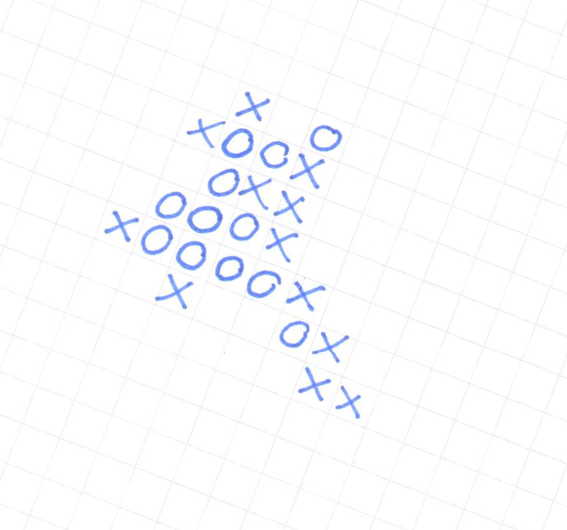
%> input picture input/img19.png, 567 x 530 px
$ octave main2.m   (GNU Octave 9; MATLAB toolbox functions it lacks are replaced by stand-ins)
%> lines starting %> are read from the running program, lines starting %| are printed output that depends on the picture; in (x1, y1, x2, y2) boxes, pixels count from 0 and x2, y2 are one past the last pixel; in counts of white or black regions, pixels touching at a corner belong together; the program's own positions count from 1
### findLongestLine.m
function [lineLength,lineStart, lineEnd] = findLongestLine(coords)
    % Ordena los puntos según las coordenadas x e y
    sortedByX = sortrows(coords, 1);
    sortedByY = sortrows(coords, 2);

    maxDist = 40; % Distancia máxima entre puntos consecutivos
    longestStreak = 1;
    currentStreak = 1;
    lineStart = [];
    lineEnd = [];

    for i = 2:size(sortedByX, 1)
        if abs(sortedByX(i, 1) - sortedByX(i-1, 1)) < maxDist && abs(sortedByX(i, 2) - sortedByX(i-1, 2)) < maxDist
            currentStreak = currentStreak + 1;
            if currentStreak > longestStreak
                longestStreak = currentStreak;
                lineStart = sortedByX(i-currentStreak+1, :);
                lineEnd = sortedByX(i, :);
            end
        else
            currentStreak = 1;
        end
    end

    currentStreak = 1;
    for i = 2:size(sortedByY, 1)
        if abs(sortedByY(i, 2) - sortedByY(i-1, 2)) < maxDist && abs(sortedByY(i, 1) - sortedByY(i-1, 1)) < maxDist
            currentStreak = currentStreak + 1;
            if currentStreak > longestStreak
                longestStreak = currentStreak;
                lineStart = sortedByY(i-currentStreak+1, :);
                lineEnd = sortedByY(i, :);
            end
        else
            currentStreak = 1;
        end
    end

    % Dibuja la línea más larga
    line([lineStart(1), lineEnd(1)], [lineStart(2), lineEnd(2)], 'LineWidth', 2, 'Color', 'g');

    % Al final de la función, después de encontrar lineStart y lineEnd:
    if isempty(lineStart) || isempty(lineEnd)
        lineLength = 0;
    else
        lineLength = sqrt((lineStart(1) - lineEnd(1))^2 + (lineStart(2) - lineEnd(2))^2);
    end

end

### main2.m
clc
close all

filename = "input/img19.png";
img1 = imread(filename); % Read the original image
%> img1 is the input picture: size 530x567x3 uint8; mean R, G, B 250.8, 251.5, 253.5

%% Convert to grayscale
img = rgb2gray(imread(filename));
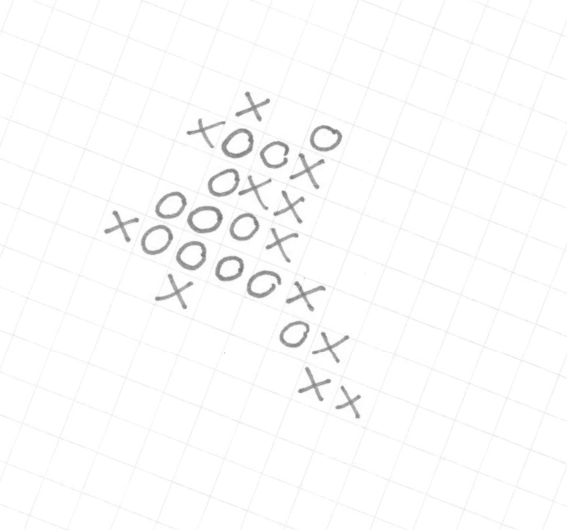
%> img: size 530x567 uint8; min 115, max 255, mean 251.6

%% Binarization
BW = imbinarize(img, graythresh(img));
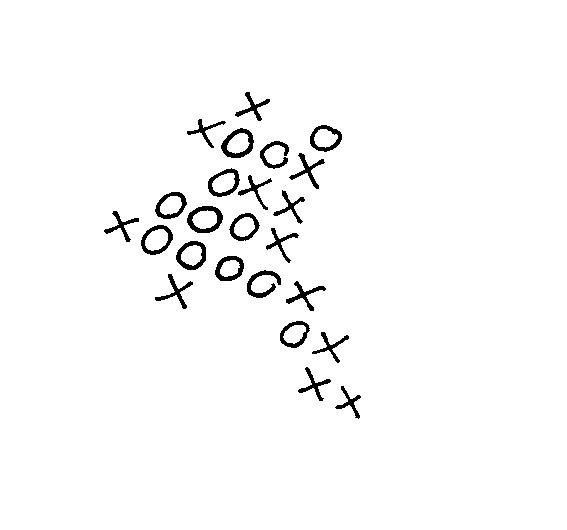
%> BW: size 530x567 logical; 97.6% white; 24 black regions, largest, box (x1, y1, x2, y2) and area: (187, 206, 223, 233) 405, (221, 128, 254, 158) 393, (176, 241, 206, 270) 355
BW = ~BW;
%> BW: size 530x567 logical; 2.4% white; 24 white regions
image_processed = BW;

%% Connected Components
CC = bwconncomp(image_processed);
%> CC = 24 connected components

%% Region properties
stats = regionprops(CC);
%> stats = 24 regions; largest, box (x1, y1, x2, y2), Area and Centroid: (187, 206, 223, 233) 405 [205.7 219.9], (221, 128, 254, 158) 393 [238.5 144.6], (176, 241, 206, 270) 355 [192.3 256.2], (247, 270, 281, 298) 349 [263.3 284.5], (141, 225, 173, 255) 335 [157.4 240.5]

player1_symbol = {};
player2_symbol = {};
player1_coords = [];
player2_coords = [];

% Create an output image that will contain all the rectangles and numbers
outputImage = img1;

for i = 1:numel(stats)
    % Extract bounding box coordinates
    area = stats(i).Area;
    x = stats(i).BoundingBox(1);
    y = stats(i).BoundingBox(2);
    width = stats(i).BoundingBox(3);
    height = stats(i).BoundingBox(4);

    m_X = stats(i).Centroid(1);
    m_y = stats(i).Centroid(2);

    test_mat = image_processed(round(m_y)-3:round(m_y)+3, round(m_X)-3:round(m_X)+3);

    % Determine player by checking the matrix
    if any(test_mat == 0)
        bboxColor = 'green';
        player1_symbol = [player1_symbol, [stats(i).BoundingBox]];
        player1_coords = [player1_coords; m_X, m_y];
    else
        bboxColor = 'red';
        player2_symbol = [player2_symbol, [stats(i).BoundingBox]];
        player2_coords = [player2_coords; m_X, m_y];
    end

    % Insert bounding box into the output image
    outputImage = insertShape(outputImage, 'Rectangle', [x, y, width, height], 'Color', bboxColor, 'LineWidth', 1);
end
%> this loop made 24 passes
%> (area, x, y, width, height, m_X, m_y, bboxColor) on pass 3: (325, 155.5, 192.5, 32, 27, 171.5, 206.3, 'green')
%> (area, x, y, width, height, m_X, m_y, bboxColor) on pass 4: (290, 155.5, 274.5, 38, 35, 176.2, 292.5, 'red')
%> pass 1, `outputImage = insertShape(outputImage, 'Rectangle', [x, y, width, heig..`:
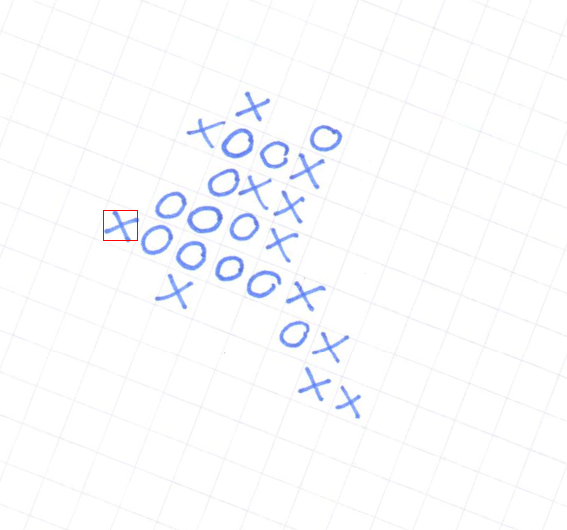
%> outputImage: size 530x567x3 uint8; 0.04% of pixels changed, all inside (x1, y1, x2, y2) = (103, 210, 138, 241)
%> pass 2, `outputImage = insertShape(outputImage, 'Rectangle', [x, y, width, heig..`:
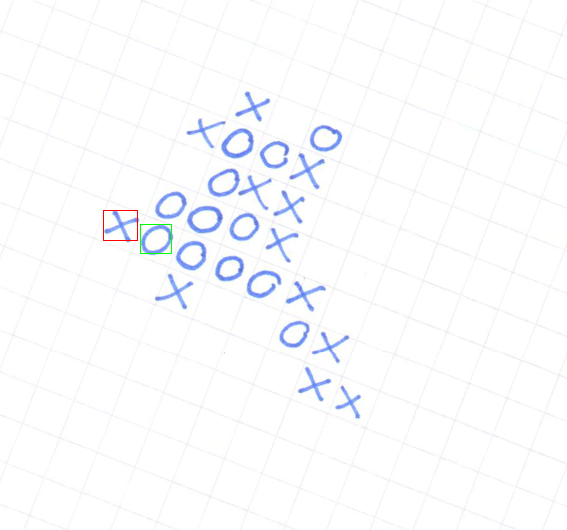
%> outputImage: size 530x567x3 uint8; 0.08% of pixels changed, all inside (x1, y1, x2, y2) = (103, 210, 172, 254)
%> pass 3, `outputImage = insertShape(outputImage, 'Rectangle', [x, y, width, heig..`:
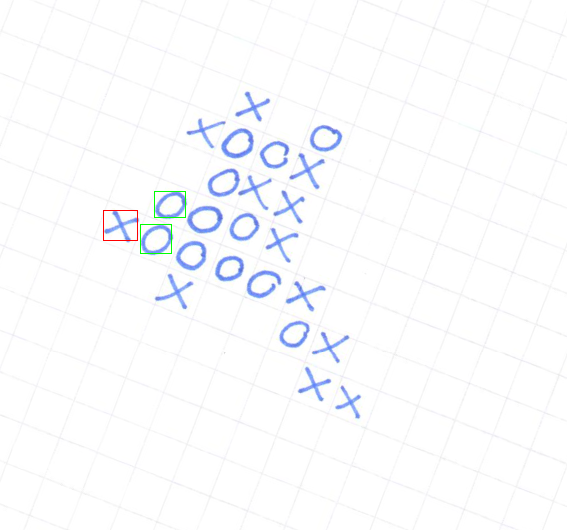
%> outputImage: size 530x567x3 uint8; 0.12% of pixels changed, all inside (x1, y1, x2, y2) = (103, 191, 186, 254)
%> after the loop:
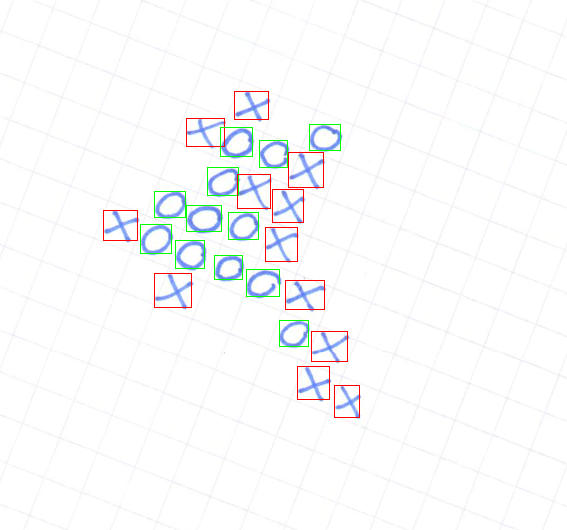
%> outputImage: size 530x567x3 uint8; 0.98% of pixels changed, all inside (x1, y1, x2, y2) = (103, 91, 360, 418)
%> after the loop, player1_coords = [157.4 240.5; 171.5 206.3; 192.3 256.2; 205.7 219.9; 224.7 183.6; 229.9 269.3; 238.5 144.6; 244.8 227.8; 263.3 284.5; 275.3 155.3; 295.1 335; 326.3 139]; player2_coords = [122 226.4; 176.2 292.5; 205.7 131.4; 253.3 107.8; 255.8 190.6; 281.7 243.3; 290.8 207.4; 305.3 295.6; 308.5 170.8; 314.8 385.5; 331.5 346.7; 350.2 403.3]

% Display the original and processed images side by side
figure;

subplot(1, 2, 1);
imshow(img1);
title('Original Image');

subplot(1, 2, 2);
imshow(outputImage);
title('Processed Image');

% Adjust figure size
fig = figure('Position', [100, 100, 600, 600]);

hold on;

% Use scatter plot for player points
scatter(player1_coords(:,1), player1_coords(:,2), 300, 'ro', 'filled', 'MarkerFaceAlpha', 0.7);
scatter(player2_coords(:,1), player2_coords(:,2), 300, 'bo', 'filled', 'MarkerFaceAlpha', 0.7);

grid on;
axis equal;
xlabel('X');
ylabel('Y');
set(gca,'YDir','reverse'); % Invert the Y-axis
legend('Player 1', 'Player 2');
title('Game Representation');
hold off;

% Find the length of the longest line for each player
[lengthP1, ~, ~] = findLongestLine(player1_coords);
%> in findLongestLine, `sortedByX = sortrows(coords, 1);`: sortedByX has the same summary as player1_coords outside findLongestLine
%> in findLongestLine, `sortedByY = sortrows(coords, 2);`: sortedByY = [326.3 139; 238.5 144.6; 275.3 155.3; 224.7 183.6; 171.5 206.3; 205.7 219.9; 244.8 227.8; 157.4 240.5; 192.3 256.2; 229.9 269.3; 263.3 284.5; 295.1 335]
%> the loop in findLongestLine, `for i = 2:size(sortedByX, 1)` made 11 passes
%> (currentStreak, longestStreak, lineStart, lineEnd) on passes 1, 4: (2, 2, [157.4 240.5], [171.5 206.3]), (3, 3, [192.3 256.2], [224.7 183.6])
%> currentStreak on passes 2, 3, 5, 6, 7, 8: 1, 2, 1, 1, 1, 1
%> the loop in findLongestLine, `for i = 2:size(sortedByY, 1)` made 11 passes
%> (currentStreak, longestStreak, lineStart, lineEnd) on pass 10: (4, 4, [157.4 240.5], [263.3 284.5])
%> in findLongestLine, `lineLength = sqrt((lineStart(1) - lineEnd(1))^2 + (lineStart(2) - line..`: lineLength = 114.7
%> lengthP1 = 114.7
[lengthP2, ~, ~] = findLongestLine(player2_coords);
%> in findLongestLine (call 2), `sortedByX = sortrows(coords, 1);`: sortedByX has the same summary as player2_coords outside findLongestLine
%> in findLongestLine (call 2), `sortedByY = sortrows(coords, 2);`: sortedByY = [253.3 107.8; 205.7 131.4; 308.5 170.8; 255.8 190.6; 290.8 207.4; 122 226.4; 281.7 243.3; 176.2 292.5; 305.3 295.6; 331.5 346.7; 314.8 385.5; 350.2 403.3]
%> the loop in findLongestLine (call 2), `for i = 2:size(sortedByX, 1)` made 11 passes
%> (currentStreak, longestStreak, lineStart, lineEnd) on pass 6: (2, 2, [281.7 243.3], [290.8 207.4])
%> the loop in findLongestLine (call 2), `for i = 2:size(sortedByY, 1)` made 11 passes
%> (currentStreak, longestStreak, lineStart, lineEnd) on pass 11: (3, 3, [331.5 346.7], [350.2 403.3])
%> in findLongestLine (call 2), `line([lineStart(1), lineEnd(1)], [lineStart(2), lineEnd(2)], 'LineWidt..`:
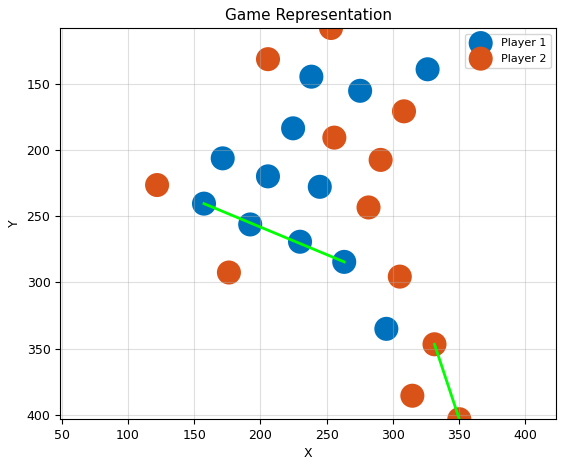
%> figure redrawn from the program's plot data
%> in findLongestLine (call 2), `lineLength = sqrt((lineStart(1) - lineEnd(1))^2 + (lineStart(2) - line..`: lineLength = 59.61
%> lengthP2 = 59.61

% Announce the winner and the length of their lines
if lengthP1 > lengthP2
%> (the run ends here)

$ run again, with input/img01.png copied over input/img19.png
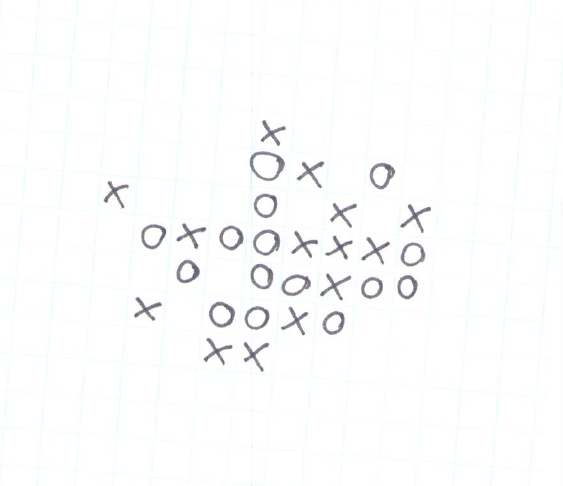
%> input picture input/img01.png, 563 x 486 px
%> img1 is the input picture: size 486x563x3 uint8; mean R, G, B 250.9, 251.7, 251.8
%> CC = 29 connected components
%> stats = 29 regions; largest, box (x1, y1, x2, y2), Area and Centroid: (250, 151, 285, 181) 313 [268.7 165.4], (370, 163, 395, 189) 269 [383.3 175.2], (209, 302, 235, 328) 266 [222.7 314.9], (253, 230, 280, 256) 262 [268.2 242.7], (281, 274, 311, 296) 243 [297.1 285.3]
%> the loop `for i = 1:numel(stats)` made 29 passes
%> (area, x, y, width, height, m_X, m_y, bboxColor) on pass 2: (198, 134.5, 297.5, 28, 24, 147, 309.2, 'red')
%> after the loop `for i = 1:numel(stats)`:
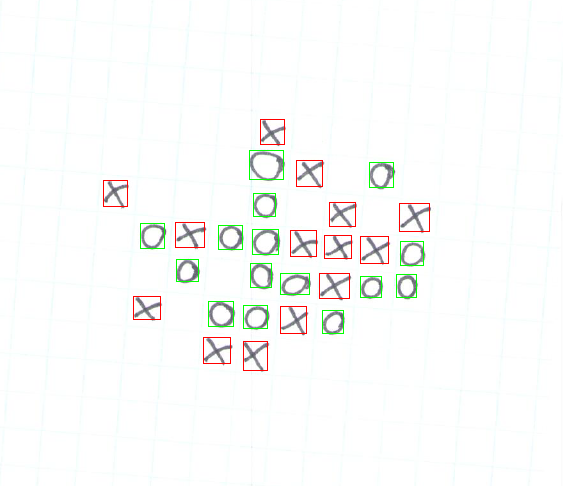
%> outputImage: size 486x563x3 uint8; 1.06% of pixels changed, all inside (x1, y1, x2, y2) = (103, 119, 430, 371)
%> after the loop `for i = 1:numel(stats)`: player1_coords = 15 rows, first 12: [153.9 236.4; 188.8 272.2; 222.7 314.9; 232.5 238.4; 258 317.9; 268.7 165.4; 263 276.8; 268.2 242.7; 266.5 205.7; 297.1 285.3; 334.9 323.4; 372.8 288.5]; player2_coords = 14 rows, first 12: [115.9 193.5; 147 309.2; 191.6 235.1; 217.1 351.6; 255.6 354.7; 272.3 133.3; 296.5 321.4; 304.4 245.3; 311.7 172.7; 335.3 286.5; 340.3 248.3; 343.2 213.7]
%> sortedByX = 15 rows, first 12: [153.9 236.4; 188.8 272.2; 222.7 314.9; 232.5 238.4; 258 317.9; 263 276.8; 266.5 205.7; 268.2 242.7; 268.7 165.4; 297.1 285.3; 334.9 323.4; 372.8 288.5]
%> sortedByY = 15 rows, first 12: [268.7 165.4; 383.3 175.2; 266.5 205.7; 153.9 236.4; 232.5 238.4; 268.2 242.7; 413.6 255.1; 188.8 272.2; 263 276.8; 297.1 285.3; 408.2 287.4; 372.8 288.5]
%> the loop in findLongestLine, `for i = 2:size(sortedByX, 1)` made 14 passes
%> (currentStreak, longestStreak, lineStart, lineEnd) on passes 1, 11: (2, 2, [153.9 236.4], [188.8 272.2]), (3, 3, [297.1 285.3], [372.8 288.5])
%> the loop in findLongestLine, `for i = 2:size(sortedByY, 1)` made 14 passes
%> currentStreak on passes 1 to 8: 1, 1, 1, 1, 2, 1, 1, 1
%> lineLength = 75.73
%> sortedByX has the same summary as player2_coords outside findLongestLine
%> sortedByY = 14 rows, first 12: [272.3 133.3; 311.7 172.7; 115.9 193.5; 343.2 213.7; 416.2 217.6; 191.6 235.1; 304.4 245.3; 340.3 248.3; 376.2 250.8; 335.3 286.5; 147 309.2; 296.5 321.4]
%> the loop in findLongestLine (call 2), `for i = 2:size(sortedByX, 1)` made 13 passes
%> (currentStreak, lineStart, lineEnd) on passes 4, 11, 12, 13: (2, [217.1 351.6], [255.6 354.7]), (3, [335.3 286.5], [343.2 213.7]), (4, [335.3 286.5], [376.2 250.8]), (5, [335.3 286.5], [416.2 217.6])
%> the loop in findLongestLine (call 2), `for i = 2:size(sortedByY, 1)` made 13 passes
%> in findLongestLine (call 2), `line([lineStart(1), lineEnd(1)], [lineStart(2), lineEnd(2)], 'LineWidt..`:
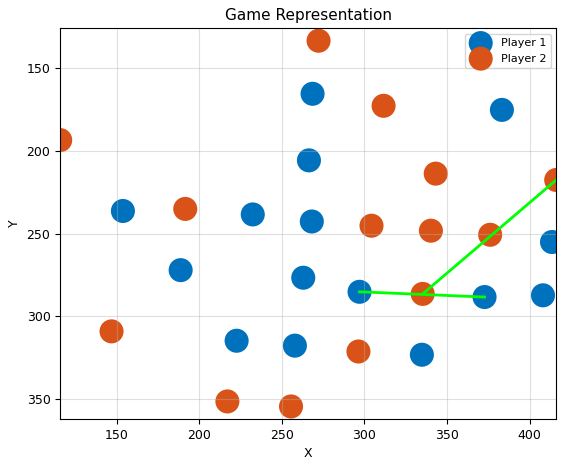
%> figure redrawn from the program's plot data
%> lineLength = 106.2

$ run again, with input/img02.png copied over input/img19.png
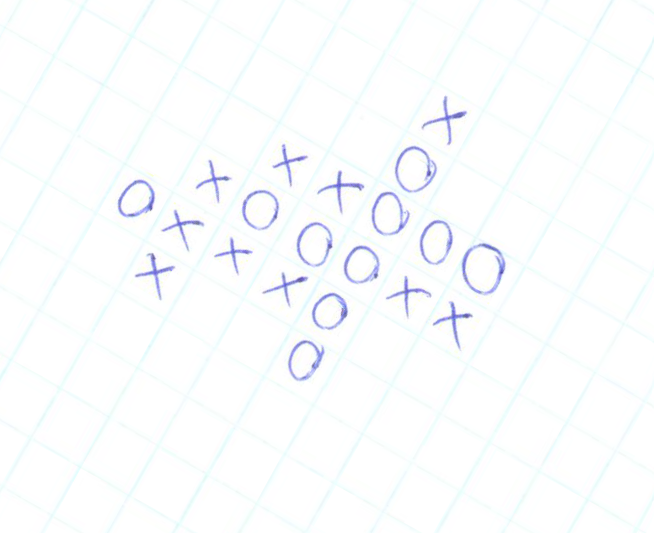
%> input picture input/img02.png, 654 x 533 px
%> img1 is the input picture: size 533x654x3 uint8; mean R, G, B 250.7, 252.4, 253.6
%> CC = 24 connected components
%> stats = 24 regions; largest, box (x1, y1, x2, y2), Area and Centroid: (462, 243, 505, 295) 513 [485.2 268], (395, 146, 437, 192) 412 [417 169.2], (288, 340, 324, 381) 390 [307 360.3], (118, 180, 155, 217) 387 [138 200.5], (372, 192, 410, 235) 383 [390.4 214.6]
%> the loop `for i = 1:numel(stats)` made 24 passes
%> (area, x, y, width, height, m_X, m_y, bboxColor) on pass 3: (268, 162.5, 210.5, 42, 41, 183.5, 226.8, 'red')
%> after the loop `for i = 1:numel(stats)`:
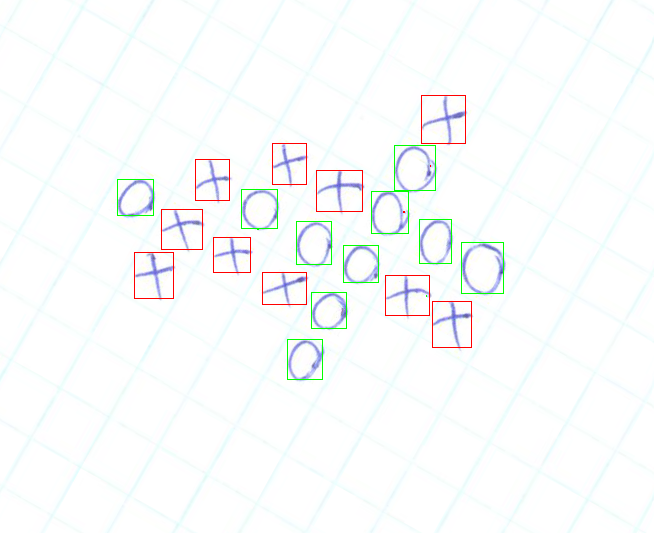
%> outputImage: size 533x654x3 uint8; 0.91% of pixels changed, all inside (x1, y1, x2, y2) = (117, 95, 504, 380)
%> after the loop `for i = 1:numel(stats)`: player1_coords = [138 200.5; 260.8 208.6; 259.5 230; 307 360.3; 315 243.1; 332 310.7; 362.7 265.6; 390.4 214.6; 417 169.2; 436.9 241.3; 428 297; 485.2 268]; player2_coords = [156.1 273; 183.5 226.8; 214.4 181.1; 234.2 254; 287.7 286.3; 289.4 163.2; 342.2 188.6; 408.7 294.1; 405.5 213; 447.5 119.5; 432 167; 454.5 321.4]
%> sortedByX = [138 200.5; 259.5 230; 260.8 208.6; 307 360.3; 315 243.1; 332 310.7; 362.7 265.6; 390.4 214.6; 417 169.2; 428 297; 436.9 241.3; 485.2 268]
%> sortedByY = [417 169.2; 138 200.5; 260.8 208.6; 390.4 214.6; 259.5 230; 436.9 241.3; 315 243.1; 362.7 265.6; 485.2 268; 428 297; 332 310.7; 307 360.3]
%> the loop in findLongestLine, `for i = 2:size(sortedByX, 1)` made 11 passes
%> (currentStreak, longestStreak, lineStart, lineEnd) on pass 2: (2, 2, [259.5 230], [260.8 208.6])
%> the loop in findLongestLine, `for i = 2:size(sortedByY, 1)` made 11 passes
%> lineLength = 21.41
%> sortedByX = [156.1 273; 183.5 226.8; 214.4 181.1; 234.2 254; 287.7 286.3; 289.4 163.2; 342.2 188.6; 405.5 213; 408.7 294.1; 432 167; 447.5 119.5; 454.5 321.4]
%> sortedByY = [447.5 119.5; 289.4 163.2; 432 167; 214.4 181.1; 342.2 188.6; 405.5 213; 183.5 226.8; 234.2 254; 156.1 273; 287.7 286.3; 408.7 294.1; 454.5 321.4]
%> the loop in findLongestLine (call 2), `for i = 2:size(sortedByX, 1)` made 11 passes
%> after the loop in findLongestLine (call 2), `for i = 2:size(sortedByX, 1)`: longestStreak = 1
%> the loop in findLongestLine (call 2), `for i = 2:size(sortedByY, 1)` made 11 passes
%> in findLongestLine (call 2), `line([lineStart(1), lineEnd(1)], [lineStart(2), lineEnd(2)], 'LineWidt..`:
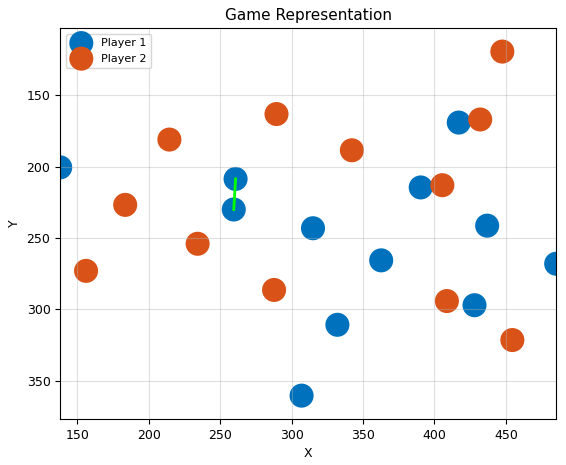
%> figure redrawn from the program's plot data
%> lengthP2 = 0
